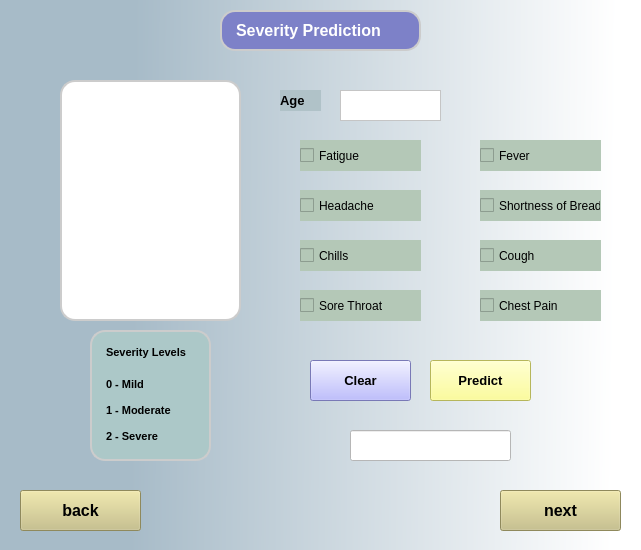
<?xml version="1.0" encoding="UTF-8"?>
<ui version="4.0">
 <class>Form</class>
 <widget class="QWidget" name="Form">
  <property name="geometry">
   <rect>
    <x>0</x>
    <y>0</y>
    <width>641</width>
    <height>550</height>
   </rect>
  </property>
  <property name="windowTitle">
   <string>Form</string>
  </property>
  <property name="styleSheet">
   <string notr="true">background-color:qlineargradient(spread:pad, x1:0.209, y1:0.147727, x2:0.96, y2:0.153409, stop:0 rgba(167, 187, 200, 255), stop:1 rgba(255, 255, 255, 255))</string>
  </property>
  <widget class="QLabel" name="label">
   <property name="geometry">
    <rect>
     <x>220</x>
     <y>10</y>
     <width>201</width>
     <height>41</height>
    </rect>
   </property>
   <property name="font">
    <font>
     <pointsize>-1</pointsize>
     <weight>75</weight>
     <bold>true</bold>
    </font>
   </property>
   <property name="styleSheet">
    <string notr="true">padding:2px,3px;
border: 2px solid #ccc; /* Add a border for the text field */
  border-radius: 15px; /* Adjust the border-radius to control the curve */
  padding: 10px; /* Add padding for better spacing */
  width: 200px; /* Adjust the width as needed */
  font-size: 16px;
color: rgb(255, 255, 255);
background-color: rgb(125, 129, 200);</string>
   </property>
   <property name="text">
    <string>Severity Prediction</string>
   </property>
  </widget>
  <widget class="QLabel" name="label_2">
   <property name="geometry">
    <rect>
     <x>60</x>
     <y>80</y>
     <width>181</width>
     <height>241</height>
    </rect>
   </property>
   <property name="styleSheet">
    <string notr="true">background-color: rgb(255, 255, 255);
background-image: url(:/newPrefix/sev(doc).jpg);
padding:2px,3px;
border: 2px solid #ccc; /* Add a border for the text field */
  border-radius: 15px; /* Adjust the border-radius to control the curve */
  padding: 10px; /* Add padding for better spacing */
  width: 200px; /* Adjust the width as needed */
  font-size: 16px;
</string>
   </property>
   <property name="text">
    <string/>
   </property>
   <property name="pixmap">
    <pixmap resource="severity_prediction.qrc">:/newPrefix/sev(doc).jpg</pixmap>
   </property>
   <property name="scaledContents">
    <bool>true</bool>
   </property>
  </widget>
  <widget class="QTextEdit" name="textEdit">
   <property name="geometry">
    <rect>
     <x>340</x>
     <y>90</y>
     <width>101</width>
     <height>31</height>
    </rect>
   </property>
   <property name="styleSheet">
    <string notr="true">background-color: rgb(255, 255, 255);</string>
   </property>
  </widget>
  <widget class="QLabel" name="label_3">
   <property name="geometry">
    <rect>
     <x>280</x>
     <y>90</y>
     <width>41</width>
     <height>21</height>
    </rect>
   </property>
   <property name="font">
    <font>
     <pointsize>10</pointsize>
     <weight>75</weight>
     <bold>true</bold>
    </font>
   </property>
   <property name="styleSheet">
    <string notr="true">background-color: rgb(176, 194, 200);</string>
   </property>
   <property name="text">
    <string>Age</string>
   </property>
  </widget>
  <widget class="QCheckBox" name="checkBox">
   <property name="geometry">
    <rect>
     <x>300</x>
     <y>140</y>
     <width>121</width>
     <height>31</height>
    </rect>
   </property>
   <property name="styleSheet">
    <string notr="true">background-color: rgb(180, 200, 183);</string>
   </property>
   <property name="text">
    <string>Fatigue</string>
   </property>
  </widget>
  <widget class="QCheckBox" name="checkBox_2">
   <property name="geometry">
    <rect>
     <x>300</x>
     <y>190</y>
     <width>121</width>
     <height>31</height>
    </rect>
   </property>
   <property name="styleSheet">
    <string notr="true">background-color: rgb(180, 200, 183);</string>
   </property>
   <property name="text">
    <string>Headache</string>
   </property>
  </widget>
  <widget class="QCheckBox" name="checkBox_3">
   <property name="geometry">
    <rect>
     <x>300</x>
     <y>240</y>
     <width>121</width>
     <height>31</height>
    </rect>
   </property>
   <property name="styleSheet">
    <string notr="true">background-color: rgb(180, 200, 183);</string>
   </property>
   <property name="text">
    <string>Chills</string>
   </property>
  </widget>
  <widget class="QCheckBox" name="checkBox_4">
   <property name="geometry">
    <rect>
     <x>300</x>
     <y>290</y>
     <width>121</width>
     <height>31</height>
    </rect>
   </property>
   <property name="styleSheet">
    <string notr="true">background-color: rgb(180, 200, 183);</string>
   </property>
   <property name="text">
    <string>Sore Throat</string>
   </property>
  </widget>
  <widget class="QCheckBox" name="checkBox_5">
   <property name="geometry">
    <rect>
     <x>480</x>
     <y>140</y>
     <width>121</width>
     <height>31</height>
    </rect>
   </property>
   <property name="styleSheet">
    <string notr="true">background-color: rgb(180, 200, 183);</string>
   </property>
   <property name="text">
    <string>Fever</string>
   </property>
  </widget>
  <widget class="QCheckBox" name="checkBox_6">
   <property name="geometry">
    <rect>
     <x>480</x>
     <y>190</y>
     <width>121</width>
     <height>31</height>
    </rect>
   </property>
   <property name="styleSheet">
    <string notr="true">background-color: rgb(180, 200, 183);</string>
   </property>
   <property name="text">
    <string>Shortness of Breadth</string>
   </property>
  </widget>
  <widget class="QCheckBox" name="checkBox_7">
   <property name="geometry">
    <rect>
     <x>480</x>
     <y>240</y>
     <width>121</width>
     <height>31</height>
    </rect>
   </property>
   <property name="styleSheet">
    <string notr="true">background-color: rgb(180, 200, 183);</string>
   </property>
   <property name="text">
    <string>Cough</string>
   </property>
  </widget>
  <widget class="QCheckBox" name="checkBox_8">
   <property name="geometry">
    <rect>
     <x>480</x>
     <y>290</y>
     <width>121</width>
     <height>31</height>
    </rect>
   </property>
   <property name="styleSheet">
    <string notr="true">background-color: rgb(180, 200, 183);</string>
   </property>
   <property name="text">
    <string>Chest Pain</string>
   </property>
  </widget>
  <widget class="QPushButton" name="pushButton">
   <property name="geometry">
    <rect>
     <x>430</x>
     <y>360</y>
     <width>101</width>
     <height>41</height>
    </rect>
   </property>
   <property name="font">
    <font>
     <pointsize>10</pointsize>
     <weight>75</weight>
     <bold>true</bold>
    </font>
   </property>
   <property name="styleSheet">
    <string notr="true">background-color: rgb(255, 255, 127);</string>
   </property>
   <property name="text">
    <string>Predict</string>
   </property>
  </widget>
  <widget class="QPushButton" name="pushButton_2">
   <property name="geometry">
    <rect>
     <x>310</x>
     <y>360</y>
     <width>101</width>
     <height>41</height>
    </rect>
   </property>
   <property name="font">
    <font>
     <pointsize>10</pointsize>
     <weight>75</weight>
     <bold>true</bold>
    </font>
   </property>
   <property name="styleSheet">
    <string notr="true">background-color: rgb(170, 170, 255);</string>
   </property>
   <property name="text">
    <string>Clear</string>
   </property>
  </widget>
  <widget class="QTextBrowser" name="textBrowser">
   <property name="geometry">
    <rect>
     <x>90</x>
     <y>330</y>
     <width>121</width>
     <height>131</height>
    </rect>
   </property>
   <property name="styleSheet">
    <string notr="true">background-color: rgb(172, 200, 200);
padding:2px,3px;
border: 2px solid #ccc; /* Add a border for the text field */
  border-radius: 15px; /* Adjust the border-radius to control the curve */
  padding: 10px; /* Add padding for better spacing */
  width: 200px; /* Adjust the width as needed */
  font-size: 16px;</string>
   </property>
   <property name="html">
    <string>&lt;!DOCTYPE HTML PUBLIC &quot;-//W3C//DTD HTML 4.0//EN&quot; &quot;http://www.w3.org/TR/REC-html40/strict.dtd&quot;&gt;
&lt;html&gt;&lt;head&gt;&lt;meta name=&quot;qrichtext&quot; content=&quot;1&quot; /&gt;&lt;style type=&quot;text/css&quot;&gt;
p, li { white-space: pre-wrap; }
&lt;/style&gt;&lt;/head&gt;&lt;body style=&quot; font-family:'MS Shell Dlg 2'; font-size:16px; font-weight:400; font-style:normal;&quot;&gt;
&lt;p align=&quot;justify&quot; style=&quot; margin-top:0px; margin-bottom:0px; margin-left:0px; margin-right:0px; -qt-block-indent:0; text-indent:0px;&quot;&gt;&lt;span style=&quot; font-size:8.25pt; font-weight:600;&quot;&gt;Severity Levels&lt;br /&gt;&lt;/span&gt;&lt;/p&gt;
&lt;p align=&quot;justify&quot; style=&quot; margin-top:0px; margin-bottom:0px; margin-left:0px; margin-right:0px; -qt-block-indent:0; text-indent:0px;&quot;&gt;&lt;span style=&quot; font-size:8.25pt; font-weight:600;&quot;&gt;0 - Mild&lt;/span&gt;&lt;/p&gt;
&lt;p align=&quot;justify&quot; style=&quot;-qt-paragraph-type:empty; margin-top:0px; margin-bottom:0px; margin-left:0px; margin-right:0px; -qt-block-indent:0; text-indent:0px; font-size:8.25pt; font-weight:600;&quot;&gt;&lt;br /&gt;&lt;/p&gt;
&lt;p align=&quot;justify&quot; style=&quot; margin-top:0px; margin-bottom:0px; margin-left:0px; margin-right:0px; -qt-block-indent:0; text-indent:0px;&quot;&gt;&lt;span style=&quot; font-size:8.25pt; font-weight:600;&quot;&gt;1 - Moderate&lt;/span&gt;&lt;/p&gt;
&lt;p align=&quot;justify&quot; style=&quot;-qt-paragraph-type:empty; margin-top:0px; margin-bottom:0px; margin-left:0px; margin-right:0px; -qt-block-indent:0; text-indent:0px; font-size:8.25pt; font-weight:600;&quot;&gt;&lt;br /&gt;&lt;/p&gt;
&lt;p align=&quot;justify&quot; style=&quot; margin-top:0px; margin-bottom:0px; margin-left:0px; margin-right:0px; -qt-block-indent:0; text-indent:0px;&quot;&gt;&lt;span style=&quot; font-size:8.25pt; font-weight:600;&quot;&gt;2 - Severe&lt;/span&gt;&lt;/p&gt;&lt;/body&gt;&lt;/html&gt;</string>
   </property>
  </widget>
  <widget class="QPushButton" name="pushButton_3">
   <property name="geometry">
    <rect>
     <x>20</x>
     <y>490</y>
     <width>121</width>
     <height>41</height>
    </rect>
   </property>
   <property name="font">
    <font>
     <pointsize>12</pointsize>
     <weight>75</weight>
     <bold>true</bold>
    </font>
   </property>
   <property name="styleSheet">
    <string notr="true">background-color: rgb(200, 192, 129);</string>
   </property>
   <property name="text">
    <string>back</string>
   </property>
  </widget>
  <widget class="QPushButton" name="pushButton_4">
   <property name="geometry">
    <rect>
     <x>500</x>
     <y>490</y>
     <width>121</width>
     <height>41</height>
    </rect>
   </property>
   <property name="font">
    <font>
     <pointsize>12</pointsize>
     <weight>75</weight>
     <bold>true</bold>
    </font>
   </property>
   <property name="styleSheet">
    <string notr="true">background-color: rgb(200, 192, 129);</string>
   </property>
   <property name="text">
    <string>next</string>
   </property>
  </widget>
  <widget class="QLineEdit" name="lineEdit">
   <property name="geometry">
    <rect>
     <x>350</x>
     <y>430</y>
     <width>161</width>
     <height>31</height>
    </rect>
   </property>
   <property name="styleSheet">
    <string notr="true">background-color: rgb(255, 255, 255);</string>
   </property>
  </widget>
 </widget>
 <resources>
  <include location="severity_prediction.qrc"/>
 </resources>
 <connections/>
</ui>
